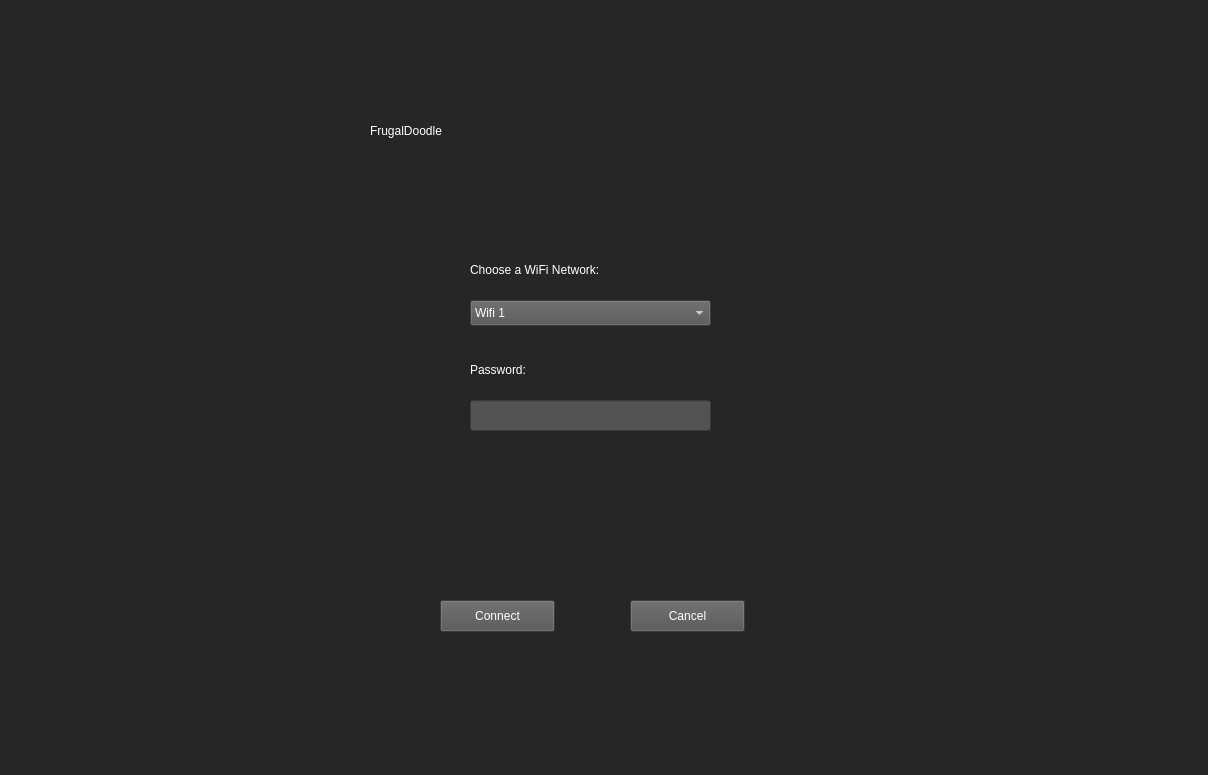
<?xml version="1.0" encoding="UTF-8"?>
<ui version="4.0">
 <class>MainWindow</class>
 <widget class="QMainWindow" name="MainWindow">
  <property name="geometry">
   <rect>
    <x>0</x>
    <y>0</y>
    <width>1208</width>
    <height>775</height>
   </rect>
  </property>
  <property name="windowTitle">
   <string>MainWindow</string>
  </property>
  <property name="styleSheet">
   <string notr="true">background-color: rgb(38, 38, 38);</string>
  </property>
  <widget class="QWidget" name="centralwidget">
   <widget class="QLabel" name="label">
    <property name="geometry">
     <rect>
      <x>370</x>
      <y>80</y>
      <width>471</width>
      <height>101</height>
     </rect>
    </property>
    <property name="styleSheet">
     <string notr="true">color: rgb(255, 255, 255);
font: 78pt &quot;Helvetica&quot;;</string>
    </property>
    <property name="text">
     <string>FrugalDoodle</string>
    </property>
   </widget>
   <widget class="QPushButton" name="pushButton2">
    <property name="geometry">
     <rect>
      <x>630</x>
      <y>600</y>
      <width>115</width>
      <height>32</height>
     </rect>
    </property>
    <property name="styleSheet">
     <string notr="true">color: rgb(255, 255, 255);
background-color: rgb(83, 83, 83);</string>
    </property>
    <property name="text">
     <string>Cancel</string>
    </property>
   </widget>
   <widget class="QStackedWidget" name="stackedWidget">
    <property name="geometry">
     <rect>
      <x>360</x>
      <y>230</y>
      <width>461</width>
      <height>341</height>
     </rect>
    </property>
    <property name="styleSheet">
     <string notr="true"/>
    </property>
    <property name="currentIndex">
     <number>0</number>
    </property>
    <widget class="QWidget" name="page">
     <widget class="QLabel" name="label_2">
      <property name="geometry">
       <rect>
        <x>110</x>
        <y>30</y>
        <width>251</width>
        <height>20</height>
       </rect>
      </property>
      <property name="styleSheet">
       <string notr="true">color: rgb(255,255,255);
font: 20pt &quot;Baskerville&quot;;</string>
      </property>
      <property name="text">
       <string>Choose a WiFi Network:</string>
      </property>
     </widget>
     <widget class="QComboBox" name="comboBox">
      <property name="geometry">
       <rect>
        <x>110</x>
        <y>70</y>
        <width>241</width>
        <height>26</height>
       </rect>
      </property>
      <property name="styleSheet">
       <string notr="true">background-color: rgb(83, 83, 83);
color: rgb(255, 255, 255);</string>
      </property>
      <item>
       <property name="text">
        <string>Wifi 1</string>
       </property>
      </item>
      <item>
       <property name="text">
        <string>Wifi 2</string>
       </property>
      </item>
      <item>
       <property name="text">
        <string>Wifi 3</string>
       </property>
      </item>
      <item>
       <property name="text">
        <string>Wifi 4</string>
       </property>
      </item>
     </widget>
     <widget class="QLabel" name="label_4">
      <property name="geometry">
       <rect>
        <x>110</x>
        <y>130</y>
        <width>251</width>
        <height>20</height>
       </rect>
      </property>
      <property name="styleSheet">
       <string notr="true">color: rgb(255,255,255);
font: 20pt &quot;Baskerville&quot;;</string>
      </property>
      <property name="text">
       <string>Password:</string>
      </property>
     </widget>
     <widget class="QLineEdit" name="lineEdit">
      <property name="geometry">
       <rect>
        <x>110</x>
        <y>170</y>
        <width>241</width>
        <height>31</height>
       </rect>
      </property>
      <property name="styleSheet">
       <string notr="true">background-color: rgb(83, 83, 83);
color: rgb(255, 255, 255);</string>
      </property>
      <property name="text">
       <string/>
      </property>
     </widget>
    </widget>
    <widget class="QWidget" name="page_2">
     <widget class="QLabel" name="label_3">
      <property name="geometry">
       <rect>
        <x>100</x>
        <y>240</y>
        <width>211</width>
        <height>20</height>
       </rect>
      </property>
      <property name="styleSheet">
       <string notr="true">color: rgb(255, 255, 255);
font: 20pt &quot;Baskerville&quot;;</string>
      </property>
      <property name="text">
       <string>Scan the QR Code</string>
      </property>
     </widget>
    </widget>
   </widget>
   <widget class="QPushButton" name="pushButton1">
    <property name="geometry">
     <rect>
      <x>440</x>
      <y>600</y>
      <width>115</width>
      <height>32</height>
     </rect>
    </property>
    <property name="styleSheet">
     <string notr="true">background-color: rgb(83, 83, 83);
color: rgb(255,255,255);</string>
    </property>
    <property name="text">
     <string>Connect</string>
    </property>
   </widget>
  </widget>
  <widget class="QMenuBar" name="menubar">
   <property name="geometry">
    <rect>
     <x>0</x>
     <y>0</y>
     <width>1208</width>
     <height>22</height>
    </rect>
   </property>
  </widget>
  <widget class="QStatusBar" name="statusbar"/>
 </widget>
 <resources/>
 <connections/>
</ui>
